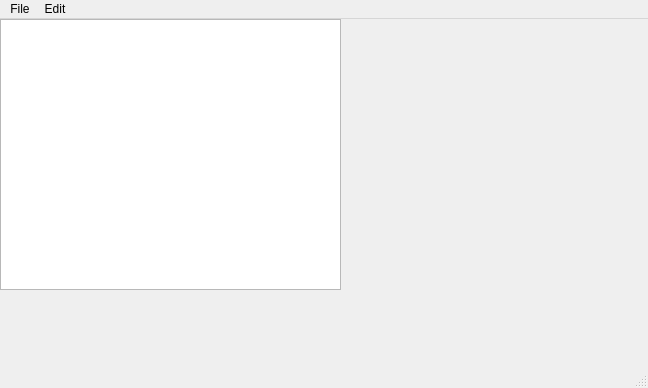
<?xml version="1.0" encoding="UTF-8"?>
<ui version="4.0">
 <class>MainWindow</class>
 <widget class="QMainWindow" name="MainWindow">
  <property name="geometry">
   <rect>
    <x>0</x>
    <y>0</y>
    <width>648</width>
    <height>388</height>
   </rect>
  </property>
  <property name="windowTitle">
   <string>MainWindow</string>
  </property>
  <widget class="QWidget" name="centralwidget">
   <widget class="QWidget" name="verticalLayoutWidget">
    <property name="geometry">
     <rect>
      <x>0</x>
      <y>0</y>
      <width>341</width>
      <height>271</height>
     </rect>
    </property>
    <layout class="QVBoxLayout" name="verticalLayout">
     <item>
      <widget class="QTextEdit" name="textEdit"/>
     </item>
    </layout>
   </widget>
  </widget>
  <widget class="QMenuBar" name="menubar">
   <property name="geometry">
    <rect>
     <x>0</x>
     <y>0</y>
     <width>648</width>
     <height>22</height>
    </rect>
   </property>
   <widget class="QMenu" name="menuFile">
    <property name="title">
     <string>File</string>
    </property>
    <addaction name="actionNew"/>
    <addaction name="actionOpen"/>
    <addaction name="actionSave"/>
    <addaction name="actionPrint"/>
    <addaction name="actionExit"/>
   </widget>
   <widget class="QMenu" name="menuEdit">
    <property name="title">
     <string>Edit</string>
    </property>
    <addaction name="actionCopy"/>
    <addaction name="actionPaste"/>
    <addaction name="actionCut"/>
    <addaction name="actionUndo"/>
    <addaction name="actionRedo"/>
   </widget>
   <addaction name="menuFile"/>
   <addaction name="menuEdit"/>
  </widget>
  <widget class="QStatusBar" name="statusbar"/>
  <action name="actionFIle">
   <property name="text">
    <string>FIle</string>
   </property>
  </action>
  <action name="actionNew">
   <property name="icon">
    <iconset resource="Resources.qrc">
     <normaloff>:/imgs/Icons/New.bmp</normaloff>:/imgs/Icons/New.bmp</iconset>
   </property>
   <property name="text">
    <string>New</string>
   </property>
  </action>
  <action name="actionOpen">
   <property name="icon">
    <iconset resource="Resources.qrc">
     <normaloff>:/imgs/Icons/Open.bmp</normaloff>:/imgs/Icons/Open.bmp</iconset>
   </property>
   <property name="text">
    <string>Open</string>
   </property>
  </action>
  <action name="actionSave">
   <property name="icon">
    <iconset resource="Resources.qrc">
     <normaloff>:/imgs/Icons/Save.bmp</normaloff>:/imgs/Icons/Save.bmp</iconset>
   </property>
   <property name="text">
    <string>Save</string>
   </property>
  </action>
  <action name="actionPrint">
   <property name="text">
    <string>Print</string>
   </property>
  </action>
  <action name="actionExit">
   <property name="icon">
    <iconset resource="Resources.qrc">
     <normaloff>:/imgs/Icons/DeleteSticky.bmp</normaloff>:/imgs/Icons/DeleteSticky.bmp</iconset>
   </property>
   <property name="text">
    <string>Exit</string>
   </property>
  </action>
  <action name="actionCopy">
   <property name="icon">
    <iconset resource="Resources.qrc">
     <normaloff>:/imgs/Icons/Copy.bmp</normaloff>:/imgs/Icons/Copy.bmp</iconset>
   </property>
   <property name="text">
    <string>Copy</string>
   </property>
  </action>
  <action name="actionPaste">
   <property name="icon">
    <iconset resource="Resources.qrc">
     <normaloff>:/imgs/Icons/Paste.bmp</normaloff>:/imgs/Icons/Paste.bmp</iconset>
   </property>
   <property name="text">
    <string>Paste</string>
   </property>
  </action>
  <action name="actionCut">
   <property name="icon">
    <iconset resource="Resources.qrc">
     <normaloff>:/imgs/Icons/Cut.bmp</normaloff>:/imgs/Icons/Cut.bmp</iconset>
   </property>
   <property name="text">
    <string>Cut</string>
   </property>
  </action>
  <action name="actionUndo">
   <property name="text">
    <string>Undo</string>
   </property>
  </action>
  <action name="actionRedo">
   <property name="text">
    <string>Redo</string>
   </property>
  </action>
 </widget>
 <resources>
  <include location="Resources.qrc"/>
 </resources>
 <connections/>
</ui>
